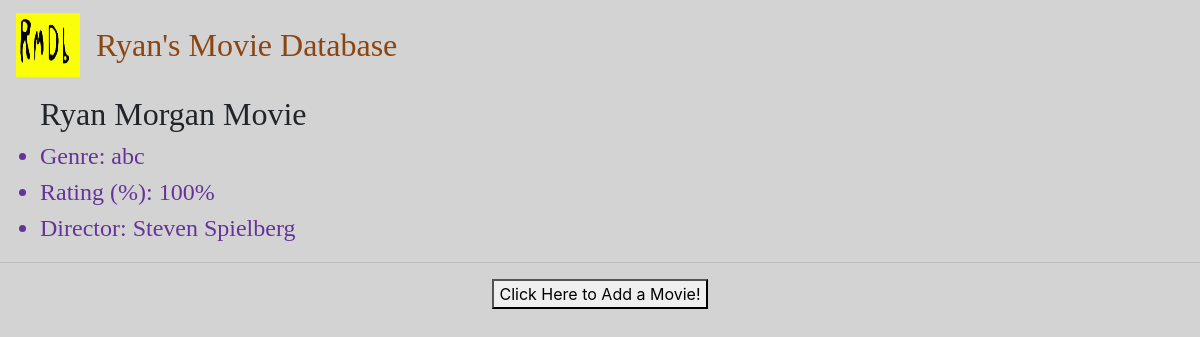
The page /movies/ on the database as committed earlier.
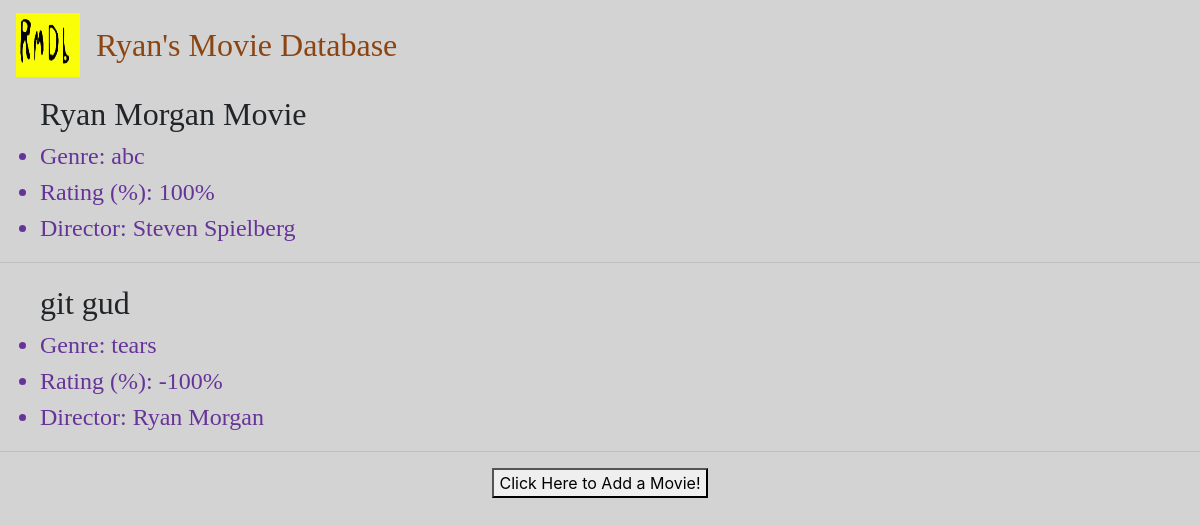
The same page on the database as committed later.
### movies/models.py (models this page shows, shortened)
class Movie(models.Model):
    title = models.CharField(max_length=250)
    genre = models.CharField(max_length=250)
    rating = models.IntegerField()
    director = models.CharField(max_length=250)

### movies/views.py (the view)
# urls.py: path('', views.MoviesListView.as_view(), name='MovieList'),
class MoviesListView(ListView):
    model = Movie

### movies/templates/movies/movie_list.html
{% extends 'base_navbar.html' %}
{% load static %}
{% block content %}
    <link rel="stylesheet" type="text/css" href="{% static 'movies/moviestyle.css' %}">
    {% for thing in object_list %}
            <ul>
            <a class="title">{{ thing.title}}</a>
            <li class="other">Genre: {{ thing.genre}}</li>
            <li class="other"> Rating (%): {{ thing.rating}}%</li>
            <li class="other">Director: {{ thing.director}}</li>
            </ul>
            <hr>
        {% endfor %}
   <div style="text-align: center"><button onclick="window.location.href = '/movies/new';">Click Here to Add a Movie!</button></div>
{% endblock content %}

### templates/base_navbar.html (shortened to what this page needs)
{% extends 'base.html' %}
{% load static %}
{% block navbar %}
    <nav class="navbar navbar-expand-lg navbar-light bg-grey">
        <a class="navbar-brand"> <img src="{% static '/movies/logo.png'%}" alt="" width="64" height="64"> </a>
        <a class="name" class="nav-link" href="/movies/">Ryan's Movie Database</a>
    </nav>
{% endblock navbar %}

### templates/base.html (shortened to what this page needs)
<head id="header">
    <link rel="stylesheet"
          href="https://stackpath.bootstrapcdn.com/bootstrap/4.4.1/css/bootstrap.min.css"
>
    {% block navbar %} {% endblock navbar %}
</head>
<div id="content">
    {% block content %}
    {% endblock content %}
</div>

### movies/static/movies/moviestyle.css (style rules this page uses)
.title { font-size: xx-large; font-family: "Times New Roman", sans-serif; }
a.name { font-size: xx-large; font-family: "Times New Roman", sans-serif; color: saddlebrown; }
.other { font-size: x-large; font-family: "Times New Roman", sans-serif; color: rebeccapurple; }

Rows that differ between the two databases and show on the page:
added Movie: title "git gud", genre "tears", rating "-100", director "Ryan Morgan"
